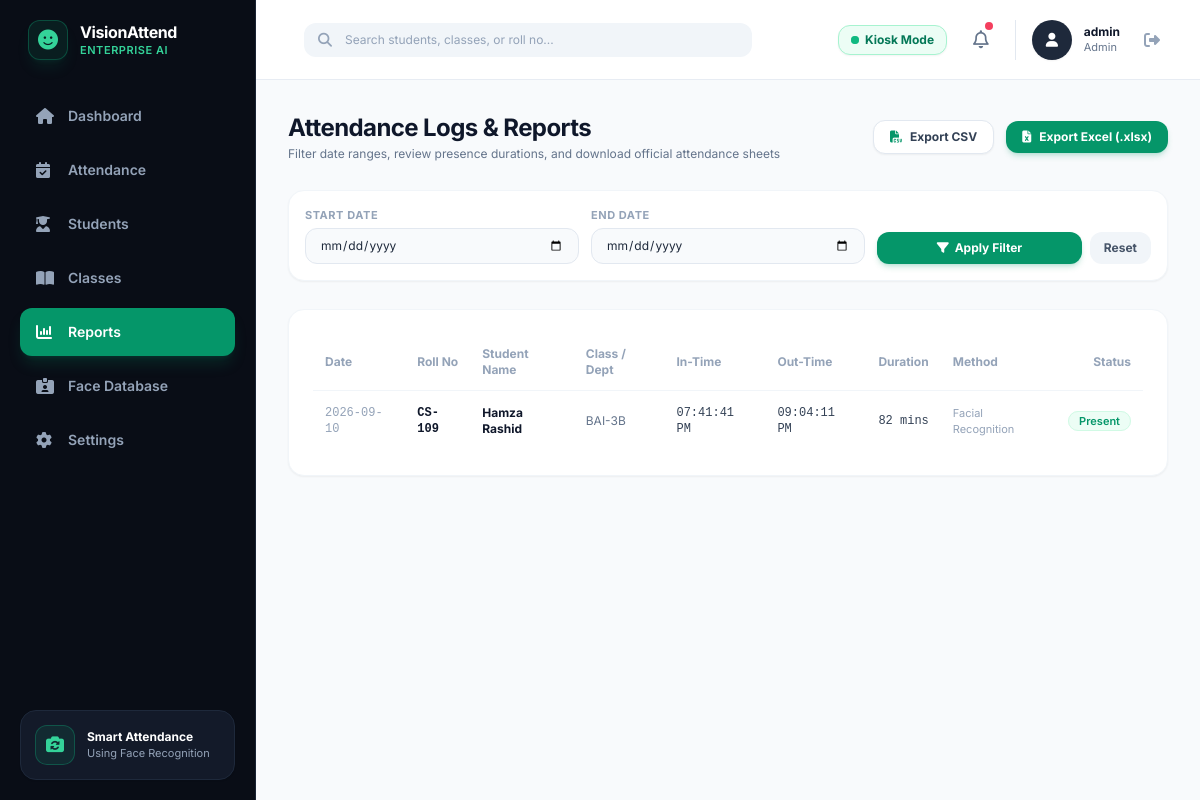
The app's page /reports (signed in), older data.
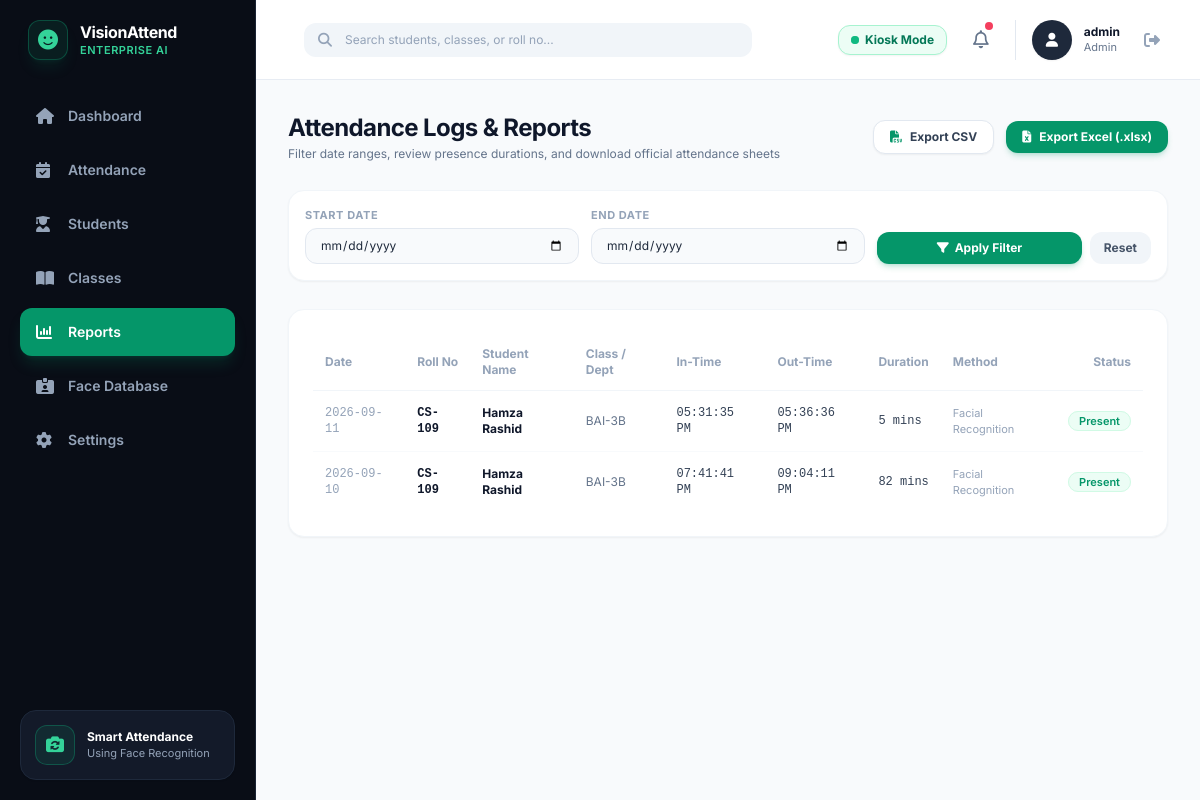
The same page, newer data.
### src/database.py (models this page shows, shortened)
class Attendance(db.Model):
    __tablename__ = 'attendance'
    id = db.Column(db.Integer, primary_key=True)
    student_id = db.Column(db.String(50), db.ForeignKey('students.student_id'), nullable=False, index=True)
    date = db.Column(db.Date, default=date.today, index=True)                       # e.g., 2026-09-09
    in_time = db.Column(db.String(20), nullable=True)                               # e.g., "10:22:15 AM"
    out_time = db.Column(db.String(20), nullable=True)                              # e.g., "01:30:10 PM"
    duration_minutes = db.Column(db.Integer, default=0)                             # Total duration in minutes
    status = db.Column(db.String(20), default="Present")                            # "Present", "Absent", "Late"
    verification_method = db.Column(db.String(50), default="Facial Recognition")
    created_at = db.Column(db.DateTime, default=datetime.utcnow)

class Student(db.Model):
    __tablename__ = 'students'
    id = db.Column(db.Integer, primary_key=True)
    student_id = db.Column(db.String(50), unique=True, nullable=False, index=True)  # e.g., "CS-001"
    name = db.Column(db.String(100), nullable=False)                                # e.g., "Ali Raza"
    department = db.Column(db.String(100), default="BCS - 1A")                      # Class / Department code
    email = db.Column(db.String(120), nullable=True)
    sample_image = db.Column(db.String(255), nullable=True)
    created_at = db.Column(db.DateTime, default=datetime.utcnow)
    attendances = db.relationship('Attendance', backref='student', lazy=True, cascade="all, delete-orphan")

### app.py (the view)
@app.route('/reports')
@admin_required
def reports():
    start_date_str = request.args.get('start_date', '')
    end_date_str = request.args.get('end_date', '')
    query = Attendance.query
    if start_date_str:
        try:
            start_date = datetime.strptime(start_date_str, "%Y-%m-%d").date()
            query = query.filter(Attendance.date >= start_date)
        except ValueError:
            pass
    if end_date_str:
        try:
            end_date = datetime.strptime(end_date_str, "%Y-%m-%d").date()
            query = query.filter(Attendance.date <= end_date)
        except ValueError:
            pass
    records = query.order_by(Attendance.date.desc(), Attendance.id.desc()).all()
    return render_template('reports.html', active_page='reports', records=records,
                           start_date=start_date_str, end_date=end_date_str)

### app.py (called while the page is built)
def admin_required(f):
    @wraps(f)
    def decorated_function(*args, **kwargs):
        if 'user_id' not in session:
            return redirect(url_for('login'))
        if session.get('role') != 'admin':
            flash("Unauthorized: Administrator permissions required.", "error")
            return redirect(url_for('student_dashboard'))
        return f(*args, **kwargs)
    return decorated_function

### templates/reports.html (shortened to what the changed rows need)
{% extends "base.html" %}
{% block content %}
<div class="space-y-7">
    <div class="flex flex-col sm:flex-row items-start sm:items-center justify-between gap-4">
        <div>
            <h1 class="text-2xl font-bold text-slate-900 tracking-tight">Attendance Logs & Reports</h1>
        </div>
    </div>
    <div class="bg-white rounded-2xl border border-slate-100 shadow-sm overflow-hidden p-6">
        <div class="overflow-x-auto">
            <table class="w-full text-left text-xs">
                <thead>
                    <tr class="text-slate-400 font-semibold border-b border-slate-100 pb-2">
                        <th class="py-3 px-3">Date</th>
                        <th class="py-3 px-3">Roll No</th>
                        <th class="py-3 px-3">Student Name</th>
                        <th class="py-3 px-3">Class / Dept</th>
                        <th class="py-3 px-3">In-Time</th>
                        <th class="py-3 px-3">Out-Time</th>
                        <th class="py-3 px-3">Duration</th>
                        <th class="py-3 px-3">Method</th>
                        <th class="py-3 px-3 text-right">Status</th>
                    </tr>
                </thead>
                <tbody class="divide-y divide-slate-50 text-slate-700">
                    {% for rec in records %}
                    <tr class="hover:bg-slate-50/70 transition-colors">
                        <td class="py-3.5 px-3 font-mono text-slate-400">{{ rec.date.strftime('%Y-%m-%d') }}</td>
                        <td class="py-3.5 px-3 font-mono font-bold text-slate-900">{{ rec.student_id }}</td>
                        <td class="py-3.5 px-3 font-bold text-slate-900">{{ rec.student.name if rec.student else 'Unknown' }}</td>
                        <td class="py-3.5 px-3 text-slate-500">{{ rec.student.department if rec.student else 'N/A' }}</td>
                        <td class="py-3.5 px-3 font-mono text-slate-700">{{ rec.in_time or '--' }}</td>
                        <td class="py-3.5 px-3 font-mono text-slate-700">{{ rec.out_time or '--' }}</td>
                        <td class="py-3.5 px-3 font-mono text-slate-700">
                            {% if rec.duration_minutes > 0 %}
                            {{ rec.duration_minutes }} mins
                            {% else %}
                            --
                            {% endif %}
                        </td>
                        <td class="py-3.5 px-3 text-slate-400 text-[11px]">{{ rec.verification_method }}</td>
                        <td class="py-3.5 px-3 text-right">
                            {% if rec.status == 'Present' %}
                            <span class="px-2.5 py-0.5 rounded-full text-[11px] font-semibold bg-emerald-50 text-emerald-600 border border-emerald-100">
                                Present
                            </span>
                            {% else %}
                            <span class="px-2.5 py-0.5 rounded-full text-[11px] font-semibold bg-rose-50 text-rose-600 border border-rose-100">
                                Absent
                            </span>
                            {% endif %}
                        </td>
                    </tr>
                    {% else %}
                    <tr>
                        <td colspan="9" class="py-10 text-center text-slate-400 text-xs">
                            No attendance records match the selected date filter.
                        </td>
                    </tr>
                    {% endfor %}
                </tbody>
            </table>
        </div>
    </div>
</div>
{% endblock %}

Row changes from the older to the newer data that the page shows:
added Attendance: date "2026-09-11", student_id "CS-109", student "Hamza Rashid", student "BAI-3B", in_time "05:31:35 PM", out_time "05:36:36 PM", duration_minutes "5", verification_method "Facial Recognition", status "Present"
